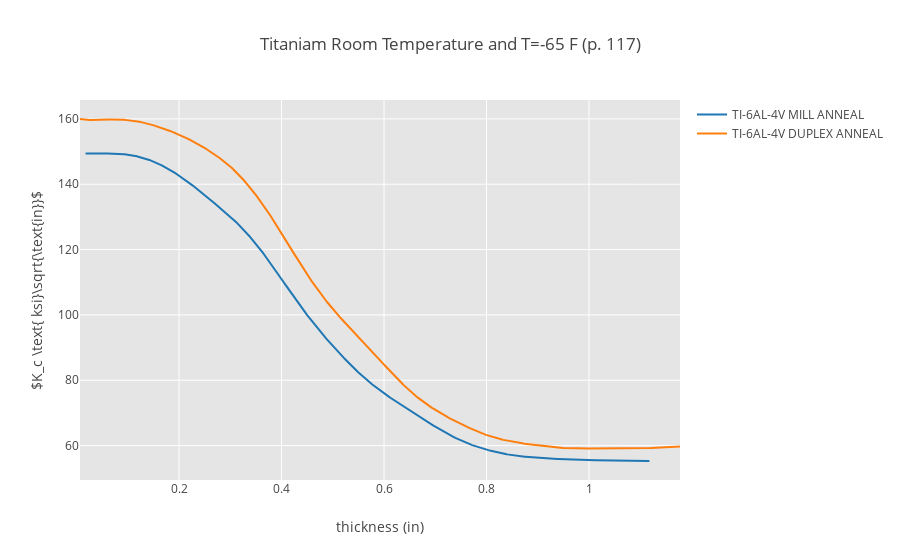

The cell this chart's notebook holds for it:
### Markdown cell above
## Titanium $K_C$

### Code cell
iplot(fig[4],validate=False)

### Figure 1 — Plotly figure (JSON) as saved in the notebook; plotly's stock layout.template omitted (floating-point values rounded to 4 significant figures; data arrays with more than 128 entries replaced by an {"elided": "..."} marker saying what was removed)
{"data": [{"name": "TI-6AL-4V MILL ANNEAL", "type": "scatter", "uid": "4a9cb3", "x": {"elided": "1000 float values"}, "y": {"elided": "1000 float values"}}, {"name": "TI-6AL-4V DUPLEX ANNEAL", "type": "scatter", "uid": "bdacc6", "x": {"elided": "1000 float values"}, "y": {"elided": "1000 float values"}}], "layout": {"autosize": true, "plot_bgcolor": "rgb(229, 229, 229)", "title": "Titaniam Room Temperature and T=-65 F (p. 117)", "xaxis": {"autorange": true, "gridcolor": "rgb(255,255,255)", "range": [0.006687, 1.178], "title": "thickness (in)", "type": "linear", "zerolinecolor": "rgb(255,255,255)"}, "yaxis": {"autorange": true, "gridcolor": "rgb(255,255,255)", "range": [49.47, 165.8], "title": "$K_c \\text{ ksi}\\sqrt{\\text{in}}$", "type": "linear", "zerolinecolor": "rgb(255,255,255)"}}}
